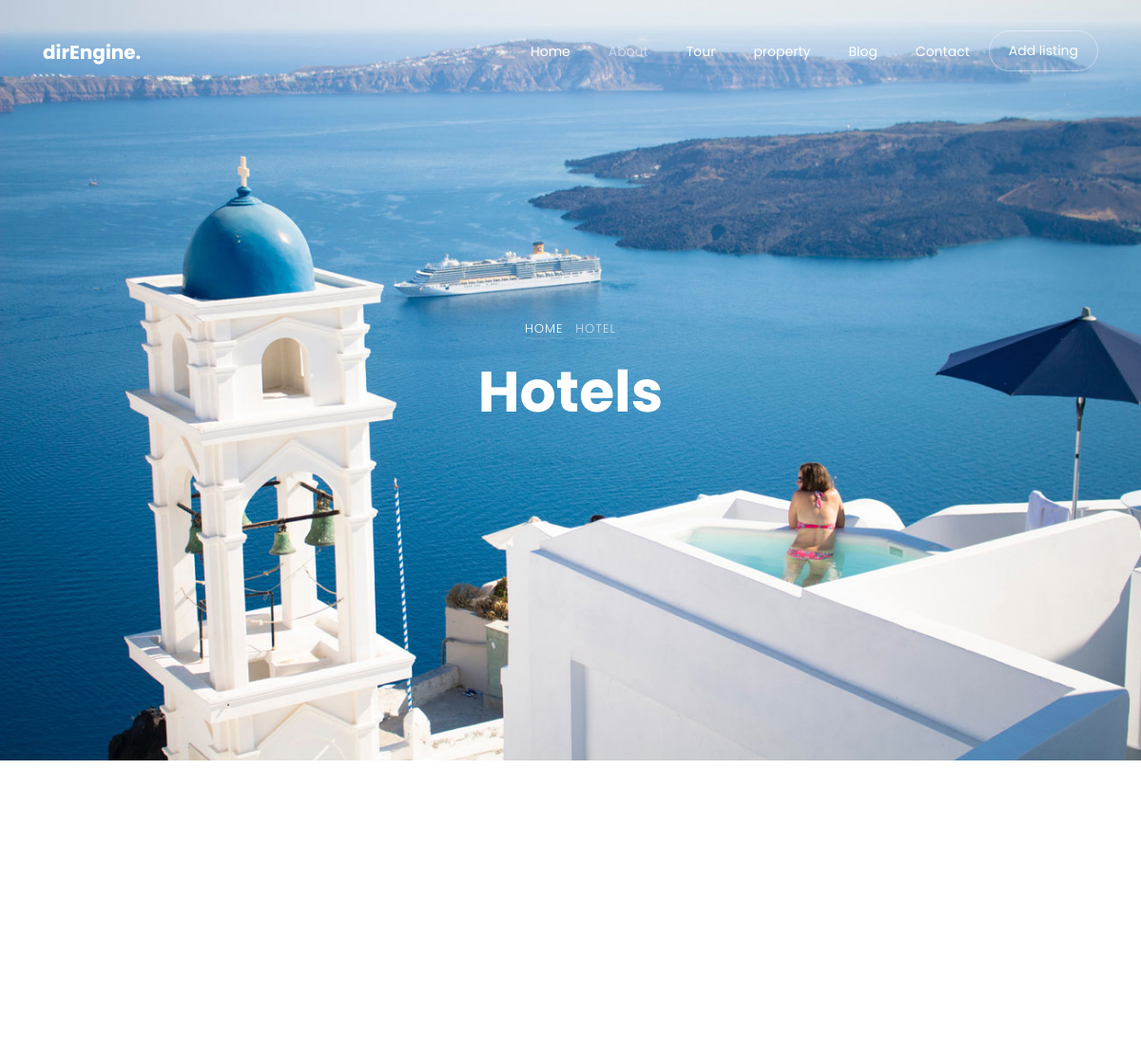
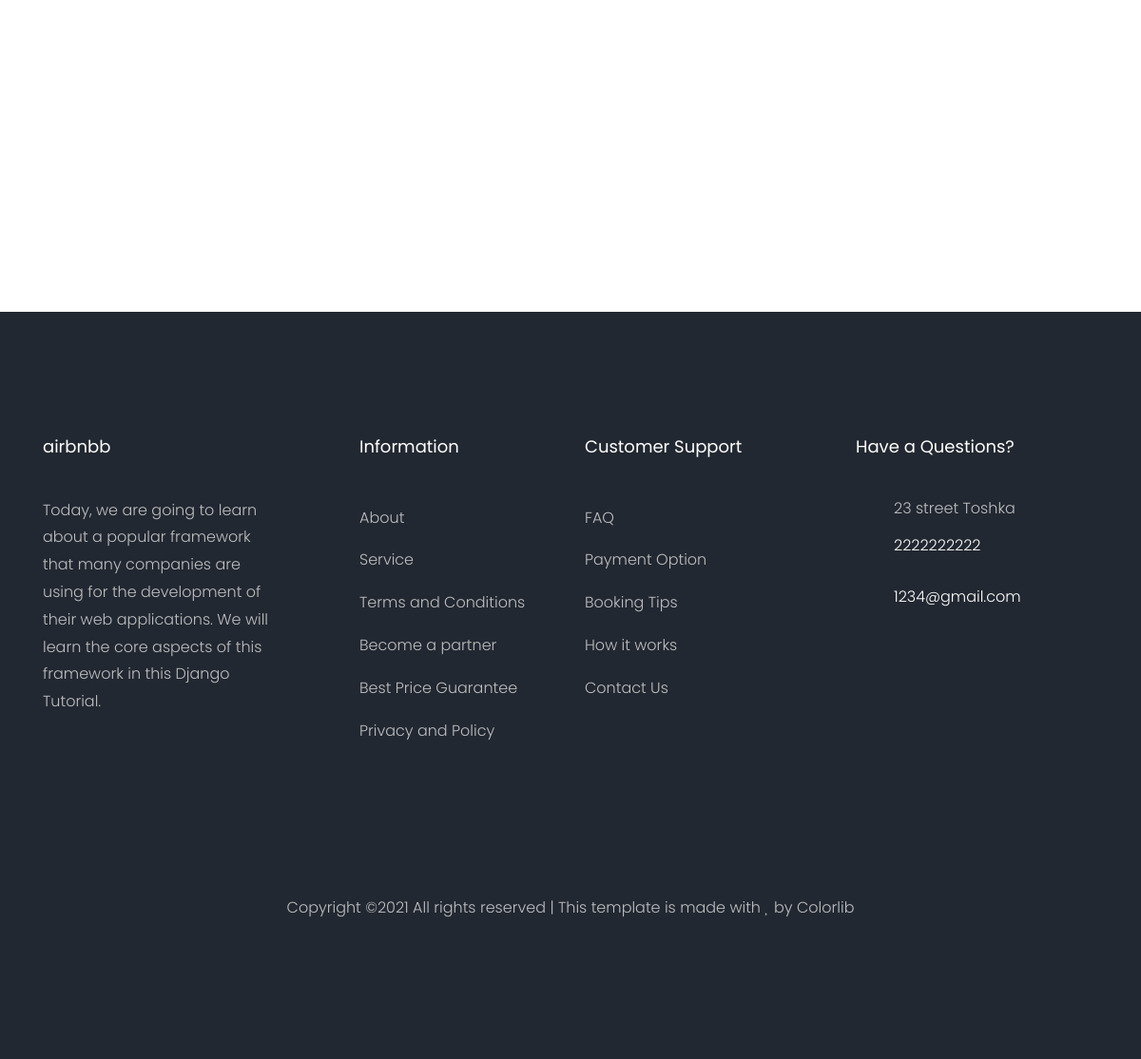
The app's page /category/Hotel with its own data (2 pictures, top to bottom).
### setting/models.py (models this page shows, shortened)
class Settings(models.Model):
    logo         = models.ImageField(upload_to='settings/')
    description    = models.TextField(max_length=2000)
    phone          = models.CharField(max_length=50)
    email          = models.EmailField( max_length=254)
    address        = models.CharField(max_length=50)
    site_name      = models.CharField(max_length=50)
    tw_link        = models.URLField( max_length=200)
    fb_link        = models.URLField( max_length=200)
    inst_link      = models.URLField( max_length=200)

### setting/views.py (the view)
# urls.py: path('category/<slug:category>', category_searh ,name='category_searh'),
def category_searh(request ,category):
  category=Category.objects.get(name=category)
  property_list =Property.objects.filter(category=category
  )
  context={'property_list':property_list}
  return render (request , 'settings/home_search.html',context)

### property/models.py (called while the page is built)
    def __str__(self):
        return self.name

    def get_absolute_url(self):
        return reverse ("property:property_detail", kwargs={"slug":self.slug})

    def __str__(self):
        return self.name

### setting/footer_context_processor.py (called while the page is built)
def myfooter (request):
    myfooter=Settings.objects.last()
    return{'myfooter':myfooter}

### setting/templates/settings/home_search.html (shortened to what this page needs)
{% extends 'base.html' %}
{% load static %}
{% load bootstrap4 %}
{% block body %}
    <div class="hero-wrap js-fullheight" style="background-image: url({% static 'images/bg_5.jpg' %});">
        <div class="container">
            <div class="row no-gutters slider-text js-fullheight align-items-center justify-content-center"
                data-scrollax-parent="true">
                <div class="col-md-9 ftco-animate text-center" data-scrollax=" properties: { translateY: '70%' }">
                    <p class="breadcrumbs" data-scrollax="properties: { translateY: '30%', opacity: 1.6 }"><span
                            class="mr-2"><a href="index.html">Home</a></span> <span>Hotel</span></p>
                    <h1 class="mb-3 bread" data-scrollax="properties: { translateY: '30%', opacity: 1.6 }">Hotels</h1>
                </div>
            </div>
        </div>
    </div>
    <section class="ftco-section ftco-degree-bg">
        <div class="container">
            <div class="row">
                <div class="col-lg-9">
                    <div class="row">
                    </div>
                    <div class="row mt-5">
                        <div class="col text-center">
                        </div>
                    </div>
                </div>
            </div>
        </div>
    </section>
    {% endblock body %}

### templates/base.html (shortened to what this page needs)
{% load static %}
<!DOCTYPE html>
<html lang="en">
  <head>
    <link rel="stylesheet" href="{% static 'css/open-iconic-bootstrap.min.css' %}">
    <link rel="stylesheet" href="{% static 'css/animate.css' %}">
    <link rel="stylesheet" href="{% static 'css/owl.carousel.min.css' %}">
    <link rel="stylesheet" href="{% static 'css/owl.theme.default.min.css' %}">
    <link rel="stylesheet" href="{% static 'css/magnific-popup.css' %}">
    <link rel="stylesheet" href="{% static 'css/aos.css' %}">
    <link rel="stylesheet" href="{% static 'css/ionicons.min.css' %}">
    <link rel="stylesheet" href="{% static 'css/bootstrap-datepicker.css' %}">
    <link rel="stylesheet" href="{% static 'css/jquery.timepicker.css' %}">
    <link rel="stylesheet" href="{% static 'css/flaticon.css' %}">
    <link rel="stylesheet" href="{% static 'css/icomoon.css' %}">
    <link rel="stylesheet" href="{% static 'css/style.css' %}">
  </head>
  <body>
  <nav class="navbar navbar-expand-lg navbar-dark ftco_navbar bg-dark ftco-navbar-light" id="ftco-navbar">
    <div class="container">
      <a class="navbar-brand" href="index.html">dirEngine.</a>
      <div class="collapse navbar-collapse" id="ftco-nav">
        <ul class="navbar-nav ml-auto">
          <li class="nav-item"><a href="{% url 'home:home' %}"class="nav-link">Home</a></li>
          <li class="nav-item active"><a href="{% url 'about:about' %}" class="nav-link">About</a></li>
          <li class="nav-item"><a href="tour.html" class="nav-link">Tour</a></li>
          <li class="nav-item"><a href="{% url 'property:property_list' %}" class="nav-link">property</a></li>
          <li class="nav-item"><a href="{% url 'blog:post_list' %}"class="nav-link">Blog</a></li>
          <li class="nav-item"><a href="contact.html" class="nav-link">Contact</a></li>
          <li class="nav-item cta"><a href="contact.html" class="nav-link"><span>Add listing</span></a></li>
        </ul>
      </div>
    </div>
  </nav>
    {% block body %}
    {% endblock body %}
    <footer class="ftco-footer ftco-bg-dark ftco-section">
      <div class="container">
        <div class="row mb-5">
          <div class="col-md">
            <div class="ftco-footer-widget mb-4">
              <h2 class="ftco-heading-2">{{myfooter.site_name}}</h2>
              <p>{{myfooter.description}}</p>
              <ul class="ftco-footer-social list-unstyled float-md-left float-lft mt-5">
              </ul>
            </div>
          </div>
          <div class="col-md">
            <div class="ftco-footer-widget mb-4 ml-md-5">
              <h2 class="ftco-heading-2">Information</h2>
              <ul class="list-unstyled">
                <li><a href="#" class="py-2 d-block">About</a></li>
                <li><a href="#" class="py-2 d-block">Service</a></li>
                <li><a href="#" class="py-2 d-block">Terms and Conditions</a></li>
                <li><a href="#" class="py-2 d-block">Become a partner</a></li>
                <li><a href="#" class="py-2 d-block">Best Price Guarantee</a></li>
                <li><a href="#" class="py-2 d-block">Privacy and Policy</a></li>
              </ul>
            </div>
          </div>
          <div class="col-md">
             <div class="ftco-footer-widget mb-4">
              <h2 class="ftco-heading-2">Customer Support</h2>
              <ul class="list-unstyled">
                <li><a href="#" class="py-2 d-block">FAQ</a></li>
                <li><a href="#" class="py-2 d-block">Payment Option</a></li>
                <li><a href="#" class="py-2 d-block">Booking Tips</a></li>
                <li><a href="#" class="py-2 d-block">How it works</a></li>
                <li><a href="#" class="py-2 d-block">Contact Us</a></li>
              </ul>
            </div>
          </div>
          <div class="col-md">
            <div class="ftco-footer-widget mb-4">
            	<h2 class="ftco-heading-2">Have a Questions?</h2>
            	<div class="block-23 mb-3">
	              <ul>
	                <li><span class="icon icon-map-marker"></span><span class="text">{{myfooter.address}}</span></li>
	                <li><a href="#"><span class="icon icon-phone"></span><span class="text">{{myfooter.phone}}</span></a></li>
	                <li><a href="#"><span class="icon icon-envelope"></span><span class="text">{{myfooter.email}}</span></a></li>
	              </ul>
	            </div>
            </div>
          </div>
        </div>
        <div class="row">
          <div class="col-md-12 text-center">
            <p>
  Copyright &copy;<script>document.write(new Date().getFullYear());</script> All rights reserved | This template is made with <i class="icon-heart" aria-hidden="true"></i> by <a href="https://colorlib.com" target="_blank">Colorlib</a>
  </p>
          </div>
        </div>
      </div>
    </footer>
  </body>
</html>

### static/css/icomoon.css (style rules this page uses)
[class^="icon-"], [class*=" icon-"] { font-family: 'icomoon' !important; speak: none; font-style: normal; font-weight: normal; font-variant: normal; text-transform: none; line-height: 1; -webkit-font-smoothing: antialiased; -moz-osx-font-smoothing: grayscale; }
.icon-heart:before { content: "\f004"; }
.icon-map-marker:before { content: "\f041"; }
.icon-phone:before { content: "\f095"; }
.icon-envelope:before { content: "\f0e0"; }

### records on screen
Settings: site_name "airbnbb", description "Today, we are going to learn about a popular framework that many companies are using for the development of their web applications. We will learn the core aspects of this framework in this Django Tutorial.", address "23 street Toshka", phone "2222222222", email "1234@gmail.com"
